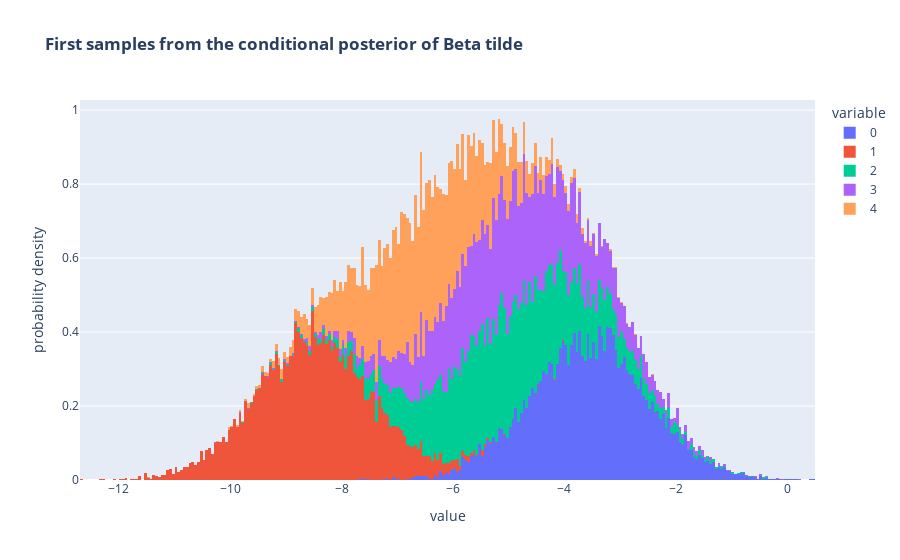

The notebook cell saved with this chart:
### Code cell
plot_hist(sample_beta_tilde_post(data0, 10000), 
          f"<b>First samples from the conditional posterior of Beta tilde</b>"
         )

### Figure 1 — Plotly figure (JSON) as saved in the notebook; plotly's stock layout.template omitted (floating-point values rounded to 4 significant figures; data arrays with more than 128 entries replaced by an {"elided": "..."} marker saying what was removed)
{"data": [{"alignmentgroup": "True", "bingroup": "x", "histnorm": "probability density", "hovertemplate": "variable=0<br>value=%{x}<br>probability density=%{y}<extra></extra>", "legendgroup": "0", "marker": {"color": "#636efa", "pattern": {"shape": ""}}, "name": "0", "nbinsx": 400, "offsetgroup": "0", "orientation": "v", "showlegend": true, "type": "histogram", "x": {"elided": "10000 float values"}, "xaxis": "x", "yaxis": "y"}, {"alignmentgroup": "True", "bingroup": "x", "histnorm": "probability density", "hovertemplate": "variable=1<br>value=%{x}<br>probability density=%{y}<extra></extra>", "legendgroup": "1", "marker": {"color": "#EF553B", "pattern": {"shape": ""}}, "name": "1", "nbinsx": 400, "offsetgroup": "1", "orientation": "v", "showlegend": true, "type": "histogram", "x": {"elided": "10000 float values"}, "xaxis": "x", "yaxis": "y"}, {"alignmentgroup": "True", "bingroup": "x", "histnorm": "probability density", "hovertemplate": "variable=2<br>value=%{x}<br>probability density=%{y}<extra></extra>", "legendgroup": "2", "marker": {"color": "#00cc96", "pattern": {"shape": ""}}, "name": "2", "nbinsx": 400, "offsetgroup": "2", "orientation": "v", "showlegend": true, "type": "histogram", "x": {"elided": "10000 float values"}, "xaxis": "x", "yaxis": "y"}, {"alignmentgroup": "True", "bingroup": "x", "histnorm": "probability density", "hovertemplate": "variable=3<br>value=%{x}<br>probability density=%{y}<extra></extra>", "legendgroup": "3", "marker": {"color": "#ab63fa", "pattern": {"shape": ""}}, "name": "3", "nbinsx": 400, "offsetgroup": "3", "orientation": "v", "showlegend": true, "type": "histogram", "x": {"elided": "10000 float values"}, "xaxis": "x", "yaxis": "y"}, {"alignmentgroup": "True", "bingroup": "x", "histnorm": "probability density", "hovertemplate": "variable=4<br>value=%{x}<br>probability density=%{y}<extra></extra>", "legendgroup": "4", "marker": {"color": "#FFA15A", "pattern": {"shape": ""}}, "name": "4", "nbinsx": 400, "offsetgroup": "4", "orientation": "v", "showlegend": true, "type": "histogram", "x": {"elided": "10000 float values"}, "xaxis": "x", "yaxis": "y"}], "layout": {"barmode": "relative", "legend": {"title": {"text": "variable"}, "tracegroupgap": 0}, "title": {"text": "<b>First samples from the conditional posterior of Beta tilde</b>"}, "xaxis": {"anchor": "y", "domain": [0, 1], "title": {"text": "value"}}, "yaxis": {"anchor": "x", "domain": [0, 1], "title": {"text": "probability density"}}}}
